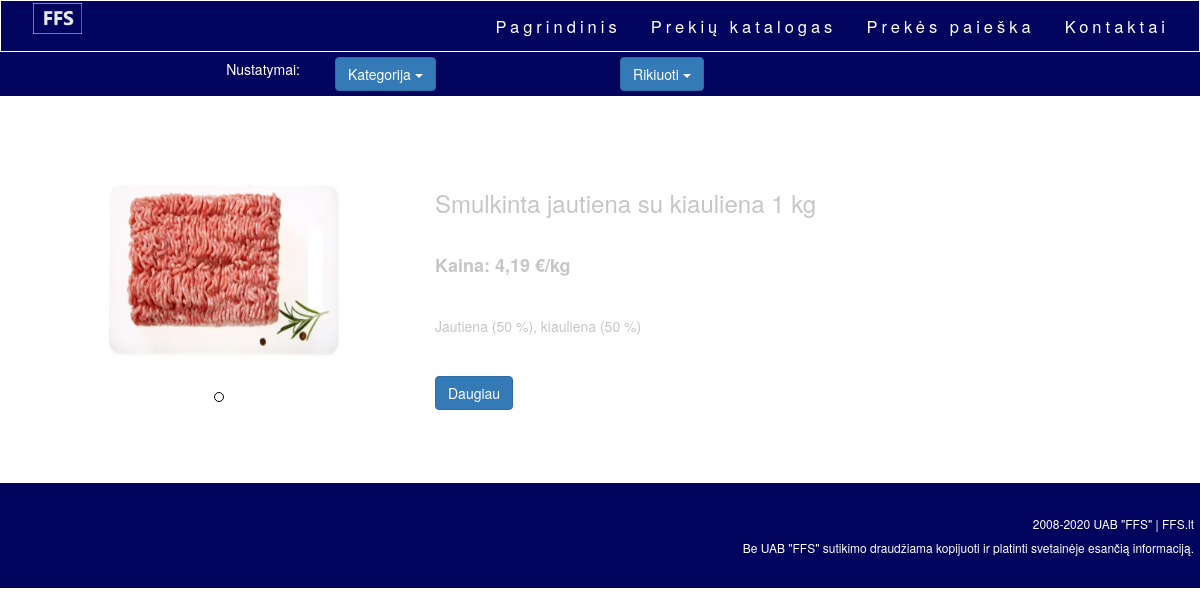
Screenshot of /kategorijos.php?kategorija=4 with the database file from the repository.
### tables this page shows
CREATE TABLE `produktas` (
  `Product_ID` int(11) NOT NULL,
  `Product_Price` char(20) NOT NULL,
  `Product_Name` varchar(45) NOT NULL,
  `Product_Desc` varchar(250) NOT NULL,
  `Product_Rating` int(5) NOT NULL,
  `Product_Photo` varchar(128) NOT NULL,
  `Shop_Name` varchar(20) NOT NULL,
  `Shop_Place` varchar(150) NOT NULL,
  `cat_ID` int(11) NOT NULL
);

### kategorijos.php (the view, shortened to what this page needs)
<?php
    include 'db.php';
?>
<!DOCTYPE html>
<html lang="en" xmlns="http://www.w3.org/1999/xhtml">
<head>
    <link rel="stylesheet" href="puslapio_css.css">
</head>
<body>
    <nav class="navbar">
        <div class="container-fluid">
            <div class="col-lg-2">
                <div class="navbar-header">
                    <a href ="index.php">
                    <img class="logo_pagrindinis" src="psi_darbo_logo.png" />
                    </a>
                </div>
            </div>
            <div class="col-lg-10 topnav">
                <ul class="nav navbar-nav navbar-right">
                    <li><a href="index.php">Pagrindinis</a></li>
                    <li><a href="prekiu_katalogas.php">Prekių katalogas</a></li>
                    <li><a href="prekes_paieska.php">Prekės paieška</a></li>
                    <li><a href="kontaktai.php">Kontaktai</a></li>
                </ul>
            </div>
        </div>
    </nav>
    <div class="container-fluid nustatymai">
        <div class="container container-center">
            <div class="col-lg-3 text-right">
                <h5>Nustatymai:</h5>
            </div>
            <div class="col-lg-3">
                <div class="dropdown">
                    <button class="btn btn-primary dropdown-toggle" type="button" data-toggle="dropdown">
                        Kategorija
                        <span class="caret"></span>
                    </button>
                </div>
            </div>
            <div class="col-lg-3">
                <div class="dropdown">
                    <button class="btn btn-primary dropdown-toggle" type="button" data-toggle="dropdown">
                        Rikiuoti
                        <span class="caret"></span>
                    </button>
                </div>
            </div>
        </div>
    </div>
    <div class="container">
    <?php
        $title = mysqli_real_escape_string($conn, $_GET['kategorija']);
        $sql = "SELECT * FROM produktas WHERE cat_ID = '$title'";
        $result = mysqli_query($conn, $sql);
        $queryResult = mysqli_num_rows($result);
        if($queryResult > 0){
            while($row = mysqli_fetch_assoc($result)){
                    echo "<div class='row'>
                    <div class='col-lg-4 text-center'>
                        <img style='height:200px; widht:200px;' class='kategorijos' src=productPhoto/".$row['Product_Photo']." />
                        <div class='dot_all'>
                            <span class='dot'></span>
                        </div>
                    </div>
                    <div class='col-lg-8 kategorijos_tekstas'>
                        <h3>".$row['Product_Name']."</h3>
                        <h4 style='padding: 2%; font-weight:bold;'>Kaina: ".$row['Product_Price']."</h4>
                        <p>
                           ".$row['Product_Desc']."
                        </p>
                        <a href='prekes_puslapis.php?productName=".$row['Product_Name']."'><button class='btn btn-primary dropdown-toggle' type='button'>
                            Daugiau
                        </button></a>
                    </div>
                </div>";
                }
            } else {
                echo 'Nėra rezultatų !';
            }
    ?>
    </div>
    <footer class="footer">
        <div id="contact" class="container">
            <div class="row">
                <h6>2008-2020 UAB "FFS" | FFS.lt</h6>
                <h6>Be UAB "FFS" sutikimo draudžiama kopijuoti ir platinti svetainėje esančią informaciją.</h6>
            </div>
        </div>
    </footer>
    <link rel="stylesheet" href="https://maxcdn.bootstrapcdn.com/bootstrap/3.4.1/css/bootstrap.min.css">
</body>
</html>

### puslapio_css.css (style rules this page uses)
.navbar { margin-bottom: 0px !important; letter-spacing: 4px; }
.navbar .container-fluid { background-color: #03045E; font-size: 11px !important; }
.navbar-header img { width: 30%; height: 20%; margin: 1%; }
.nav li a { color: white; font-size: 150%; }
.logo_pagrindinis { width: 400px; height: 300px; }
.nustatymai { background-color: #03045E; color: white; }
.kategorijos { margin: 20%; margin-bottom: 5%; }
.col-lg-4 img { margin: 20%; margin-bottom: 5%; height:200px; width:250px; }
.dot { height: 10px; width: 10px; background-color: white; border: solid black 1px; border-radius: 50%; display: inline-block; }
.dot_all { margin-left: 5%; }
.kategorijos_tekstas { padding: 5%; color: #C6C6C6; }
h3 { padding: 2%; color: #C6C6C6; }
p { padding: 2%; color: #C6C6C6; }
button.btn { margin: 2%; }
.footer { background-color: #03045E; color: white; text-align: right; padding: 2%; }
.topnav { overflow: hidden; }
.topnav a { float: left; display: block; color: black; text-align: center; padding: 14px 16px; text-decoration: none; font-size: 17px; }

### rows the page displays
produktas: Product_Photo (picture), Product_Name "Smulkinta jautiena su kiauliena 1 kg", Product_Price "4,19 €/kg", Product_Desc "Jautiena (50 %), kiauliena (50 %)"
